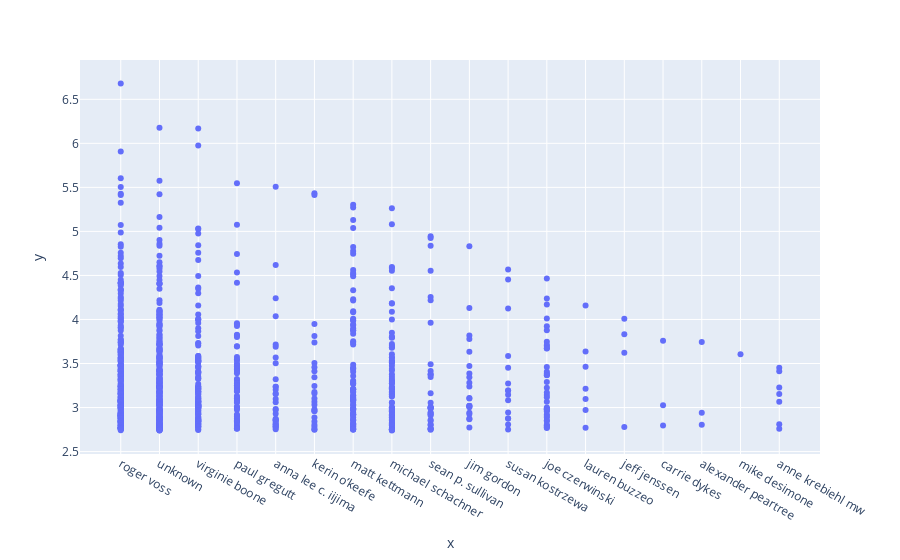

Source (notebook cell):
### Code cell
# scatter plot 3 - identify if there are certain tasters associated with larger errors
# x-axis - 'taster_name' in the worst_error 
# y-axis error 

px.scatter(x = worst_error.taster_name, y = worst_error.error)

### Figure 1 — Plotly figure (JSON) as saved in the notebook; plotly's stock layout.template omitted (floating-point values rounded to 4 significant figures; data arrays with more than 128 entries replaced by an {"elided": "..."} marker saying what was removed)
{"data": [{"hovertemplate": "x=%{x}<br>y=%{y}<extra></extra>", "legendgroup": "", "marker": {"color": "#636efa", "symbol": "circle"}, "mode": "markers", "name": "", "orientation": "v", "showlegend": false, "type": "scatter", "x": {"elided": "1000 str values"}, "xaxis": "x", "y": {"elided": "1000 float values"}, "yaxis": "y"}], "layout": {"autosize": true, "legend": {"tracegroupgap": 0}, "margin": {"t": 60}, "xaxis": {"anchor": "y", "autorange": true, "domain": [0, 1], "range": [-1.028, 18.03], "title": {"text": "x"}, "type": "category"}, "yaxis": {"anchor": "x", "autorange": true, "domain": [0, 1], "range": [2.42, 6.998], "title": {"text": "y"}, "type": "linear"}}}
